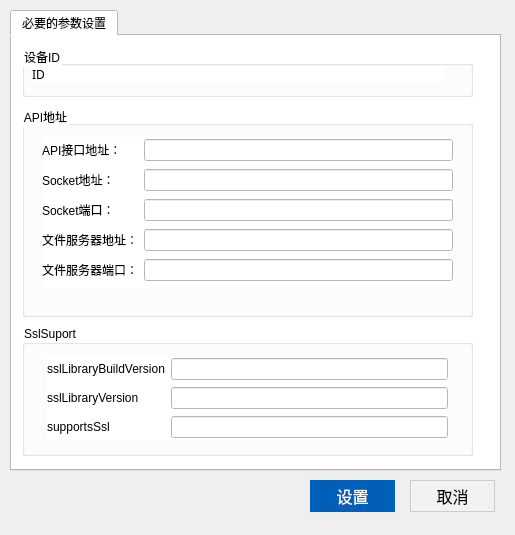
<?xml version="1.0" encoding="UTF-8"?>
<ui version="4.0">
 <class>AuthSetting</class>
 <widget class="QDialog" name="AuthSetting">
  <property name="geometry">
   <rect>
    <x>0</x>
    <y>0</y>
    <width>515</width>
    <height>535</height>
   </rect>
  </property>
  <property name="windowTitle">
   <string>必要参数设置</string>
  </property>
  <property name="styleSheet">
   <string notr="true">font-family:&quot;Microsoft Yahei&quot;;</string>
  </property>
  <widget class="QTabWidget" name="tabWidget">
   <property name="geometry">
    <rect>
     <x>10</x>
     <y>10</y>
     <width>491</width>
     <height>461</height>
    </rect>
   </property>
   <property name="styleSheet">
    <string notr="true">background:#fff;</string>
   </property>
   <property name="currentIndex">
    <number>0</number>
   </property>
   <widget class="QWidget" name="tab">
    <attribute name="title">
     <string>必要的参数设置</string>
    </attribute>
    <widget class="QGroupBox" name="groupBox">
     <property name="geometry">
      <rect>
       <x>10</x>
       <y>10</y>
       <width>451</width>
       <height>51</height>
      </rect>
     </property>
     <property name="title">
      <string>设备ID</string>
     </property>
     <widget class="QLabel" name="label_machineUniqueId">
      <property name="geometry">
       <rect>
        <x>10</x>
        <y>20</y>
        <width>411</width>
        <height>16</height>
       </rect>
      </property>
      <property name="font">
       <font>
        <family>Microsoft Yahei</family>
        <pointsize>9</pointsize>
       </font>
      </property>
      <property name="text">
       <string>ID</string>
      </property>
     </widget>
    </widget>
    <widget class="QGroupBox" name="groupBox_2">
     <property name="geometry">
      <rect>
       <x>10</x>
       <y>70</y>
       <width>451</width>
       <height>211</height>
      </rect>
     </property>
     <property name="title">
      <string>API地址</string>
     </property>
     <widget class="QWidget" name="layoutWidget">
      <property name="geometry">
       <rect>
        <x>20</x>
        <y>31</y>
        <width>411</width>
        <height>151</height>
       </rect>
      </property>
      <layout class="QGridLayout" name="gridLayout">
       <item row="0" column="0">
        <widget class="QLabel" name="label">
         <property name="text">
          <string>API接口地址：</string>
         </property>
        </widget>
       </item>
       <item row="0" column="1">
        <widget class="QLineEdit" name="edit_api_url"/>
       </item>
       <item row="1" column="0">
        <widget class="QLabel" name="label_2">
         <property name="text">
          <string>Socket地址：</string>
         </property>
        </widget>
       </item>
       <item row="1" column="1">
        <widget class="QLineEdit" name="edit_socket_server"/>
       </item>
       <item row="2" column="0">
        <widget class="QLabel" name="label_3">
         <property name="text">
          <string>Socket端口：</string>
         </property>
        </widget>
       </item>
       <item row="2" column="1">
        <widget class="QLineEdit" name="edit_socket_port"/>
       </item>
       <item row="3" column="0">
        <widget class="QLabel" name="label_4">
         <property name="text">
          <string>文件服务器地址：</string>
         </property>
        </widget>
       </item>
       <item row="3" column="1">
        <widget class="QLineEdit" name="edit_file_server"/>
       </item>
       <item row="4" column="0">
        <widget class="QLabel" name="label_5">
         <property name="text">
          <string>文件服务器端口：</string>
         </property>
        </widget>
       </item>
       <item row="4" column="1">
        <widget class="QLineEdit" name="edit_file_port"/>
       </item>
      </layout>
     </widget>
    </widget>
    <widget class="QGroupBox" name="groupBox_3">
     <property name="geometry">
      <rect>
       <x>10</x>
       <y>289</y>
       <width>451</width>
       <height>131</height>
      </rect>
     </property>
     <property name="title">
      <string>SslSuport</string>
     </property>
     <widget class="QWidget" name="layoutWidget">
      <property name="geometry">
       <rect>
        <x>25</x>
        <y>32</y>
        <width>401</width>
        <height>83</height>
       </rect>
      </property>
      <layout class="QGridLayout" name="gridLayout_2">
       <item row="0" column="0">
        <widget class="QLabel" name="label_11">
         <property name="text">
          <string>sslLibraryBuildVersion</string>
         </property>
        </widget>
       </item>
       <item row="0" column="1">
        <widget class="QLineEdit" name="edit_sslLibraryBuildVersion"/>
       </item>
       <item row="1" column="0">
        <widget class="QLabel" name="label_12">
         <property name="text">
          <string>sslLibraryVersion</string>
         </property>
        </widget>
       </item>
       <item row="1" column="1">
        <widget class="QLineEdit" name="edit_sslLibraryVersion"/>
       </item>
       <item row="2" column="0">
        <widget class="QLabel" name="label_13">
         <property name="text">
          <string>supportsSsl</string>
         </property>
        </widget>
       </item>
       <item row="2" column="1">
        <widget class="QLineEdit" name="edit_supportsSsl"/>
       </item>
      </layout>
     </widget>
    </widget>
   </widget>
  </widget>
  <widget class="QPushButton" name="btn_submit">
   <property name="geometry">
    <rect>
     <x>310</x>
     <y>480</y>
     <width>85</width>
     <height>32</height>
    </rect>
   </property>
   <property name="cursor">
    <cursorShape>PointingHandCursor</cursorShape>
   </property>
   <property name="styleSheet">
    <string notr="true">#btn_submit
{
background-color:#005fb8;
color:#fff;
border:0px;
border-radius:0px;
font-size:16px;
font-family: &quot;Microsoft Yahei&quot;;
text-align:center;
}</string>
   </property>
   <property name="text">
    <string>设置</string>
   </property>
   <property name="autoDefault">
    <bool>false</bool>
   </property>
  </widget>
  <widget class="QPushButton" name="btn_cancel">
   <property name="geometry">
    <rect>
     <x>410</x>
     <y>480</y>
     <width>85</width>
     <height>32</height>
    </rect>
   </property>
   <property name="cursor">
    <cursorShape>PointingHandCursor</cursorShape>
   </property>
   <property name="styleSheet">
    <string notr="true">#btn_cancel
{
background-color:#f1f2f3;
color:#000;
border:1px solid #ccc;
border-radius:0px;
font-size:16px;
font-family: &quot;Microsoft Yahei&quot;;
text-align:center;
}
</string>
   </property>
   <property name="text">
    <string>取消</string>
   </property>
   <property name="autoDefault">
    <bool>false</bool>
   </property>
  </widget>
 </widget>
 <resources/>
 <connections/>
</ui>
